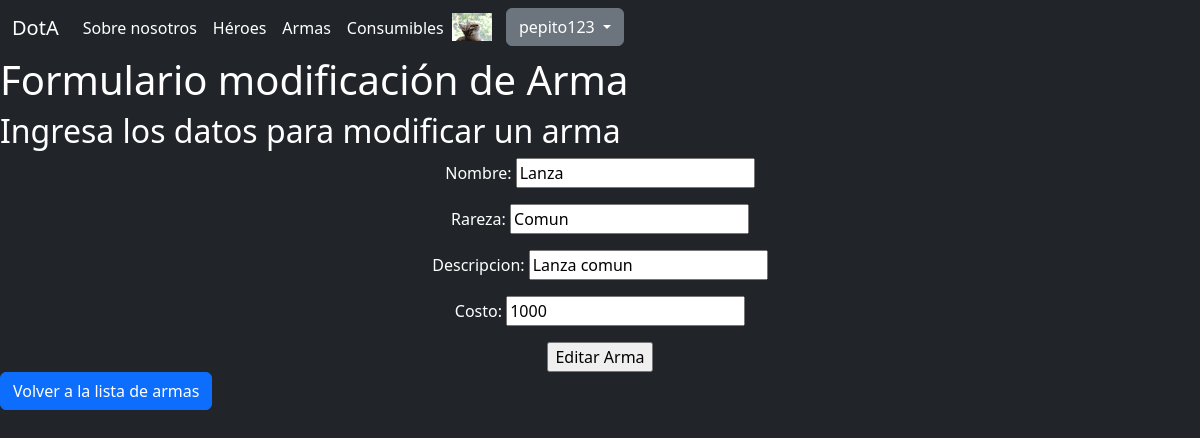
The page /preentrega3/editar-arma/6/ (signed in) on the database its author committed.
### preentrega3/models.py (models this page shows, shortened)
class Avatar(models.Model):
    user = models.OneToOneField(User, on_delete = models.CASCADE, null = True)
    imagen = models.ImageField(upload_to='avatares', null = True, blank= True)

class Arma(models.Model):
    nombre = models.CharField(max_length=32)
    rareza = models.CharField(max_length=16)
    descripcion = models.CharField(max_length=256)
    costo = models.IntegerField(default=1000)
    creador = models.ForeignKey(User, on_delete = models.SET_NULL, null = True)

### preentrega3/views.py (the view)
# urls.py: path('editar-arma/<id_de_arma>/', editar_arma, name='editar-arma'),
@login_required
def editar_arma(request, id_de_arma):
    arma_por_editar = Arma.objects.get(id = id_de_arma)
    if(request.method == "POST"):
        formulario_arma = ArmaFormulario(request.POST)
        print(formulario_arma)
        if(formulario_arma.is_valid):
            informacion_arma = formulario_arma.cleaned_data
            arma_por_editar.nombre = informacion_arma['nombre']
            arma_por_editar.rareza = informacion_arma['rareza']
            arma_por_editar.descripcion = informacion_arma['descripcion']
            arma_por_editar.costo = informacion_arma['costo']
            arma_por_editar.save()
            http_response = render(
            request=request,
            template_name='preentrega3/lista-armas.html'
            )
            return http_response
    else:
        formulario_arma = ArmaFormulario(initial={"nombre": arma_por_editar.nombre, "rareza": arma_por_editar.rareza,
                                                    "descripcion": arma_por_editar.descripcion, "costo": arma_por_editar.costo})
    return render(request, 'preentrega3/editar-arma.html', {"formulario_arma": formulario_arma, "id_de_arma": id_de_arma})

### preentrega3/forms.py
class ArmaFormulario(forms.Form):
    nombre = forms.CharField(required=True, max_length=32)
    rareza = forms.CharField(required=True, max_length=16)
    descripcion = forms.CharField(required=True, max_length=256)
    costo = forms.IntegerField(required=True)

### preentrega3/templates/preentrega3/editar-arma.html (shortened to what this page needs)
{% extends "layout.html" %}
{% block main %}
        <h1>Formulario modificación de Arma</h1>
        <h2>Ingresa los datos para modificar un arma</h2>
        <form method="post" style="width: 100%; max-width: 600px; margin: 0 auto; display: flex; flex-direction: column; justify-content: center; align-items: center;">
            {{formulario_arma.as_p}}
            <input type="submit" value="Editar Arma">
        </form>
        <a class="btn btn-primary" href="{% url 'armas' %}" role="button">Volver a la lista de armas</a>
{% endblock main %}

### templates_base/layout.html (shortened to what this page needs)
{% load static %}
<!DOCTYPE html>
<html lang="en">
<head>
</head>
<body class="bg-dark text-white">
    <header class="bg-dark text-white">
        <nav class="navbar navbar-expand-lg">
            <div class="container-fluid">
              <a class="navbar-brand text-white" href={% url 'index' %}>DotA</a>
              <div class="collapse navbar-collapse" id="navbarNav">
                <ul class="navbar-nav">
                  <li class="nav-item">
                    <a class="nav-link text-white" href={% url 'about' %}>Sobre nosotros</a>
                  </li>
                  <li class="nav-item">
                    <a class="nav-link text-white" href={% url 'heroes' %}>Héroes</a>
                  </li>
                  <li class="nav-item">
                    <a class="nav-link text-white" href={% url 'armas' %}>Armas</a>
                  </li>
                  <li class="nav-item">
                    <a class="nav-link text-white" href={% url 'consumibles' %}>Consumibles</a>
                  </li>
                  {% if user.is_authenticated %}
                  <div class="dropdown">
                  {% if user.avatar.imagen %}
                    <img src="{{user.avatar.imagen.url}}" style="max-width: 40px; margin-right: 10px;">
                  {% endif %}
                    <button class="btn btn-secondary dropdown-toggle" type="button" data-bs-toggle="dropdown" aria-expanded="false">
                      {{user.username}}
                    </button>
                  </div>
                  {% endif %}
                </ul>
              </div>
            </div>
          </nav>
    </header>
    <main>
        {% block main %}{% endblock main %}
    </main>
    <link href="https://cdn.jsdelivr.net/npm/bootstrap@5.3.2/dist/css/bootstrap.min.css" rel="stylesheet">
</body>
</html>

### rows shown on the page
Arma: nombre "Lanza", rareza "Comun", descripcion "Lanza comun", costo "1000"

### other values the page prints
{{ user.username }} "pepito123"
